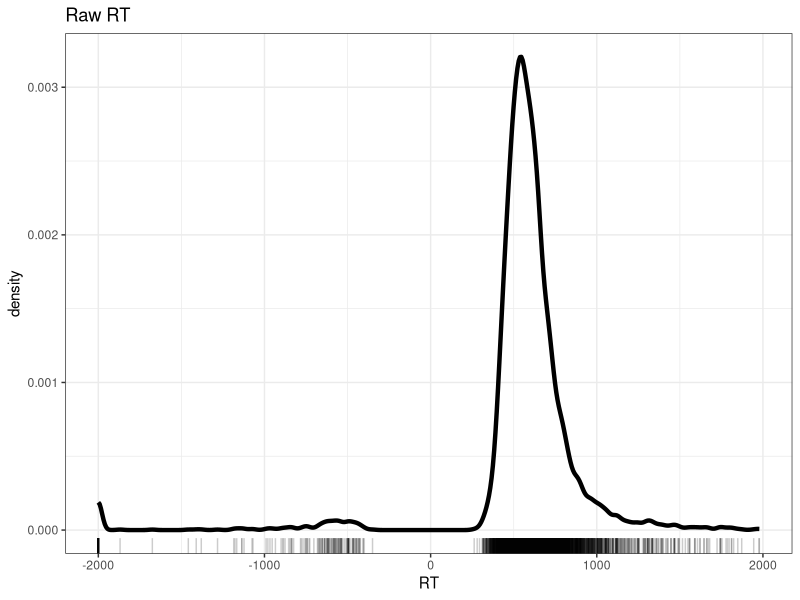
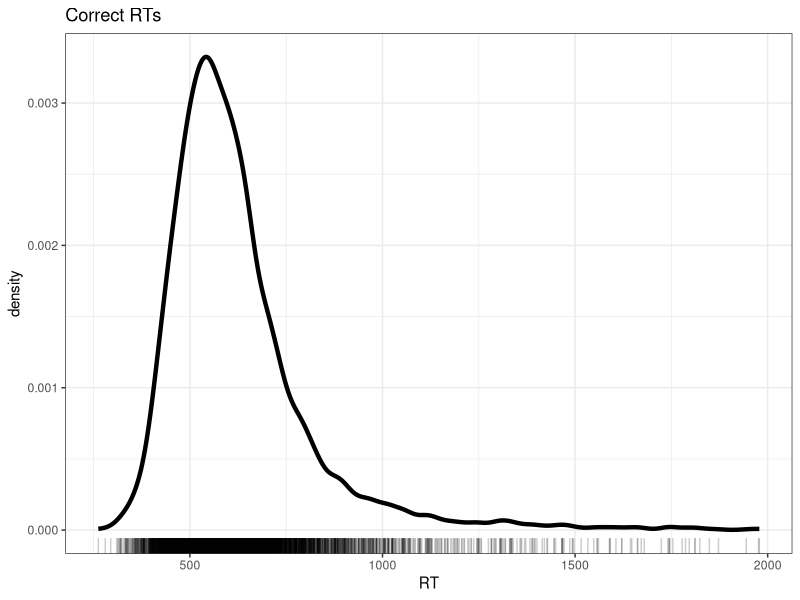
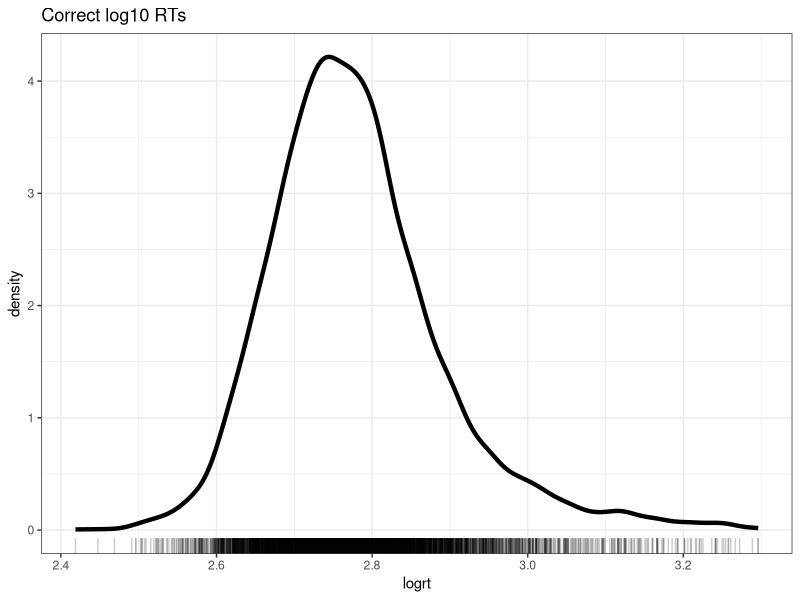
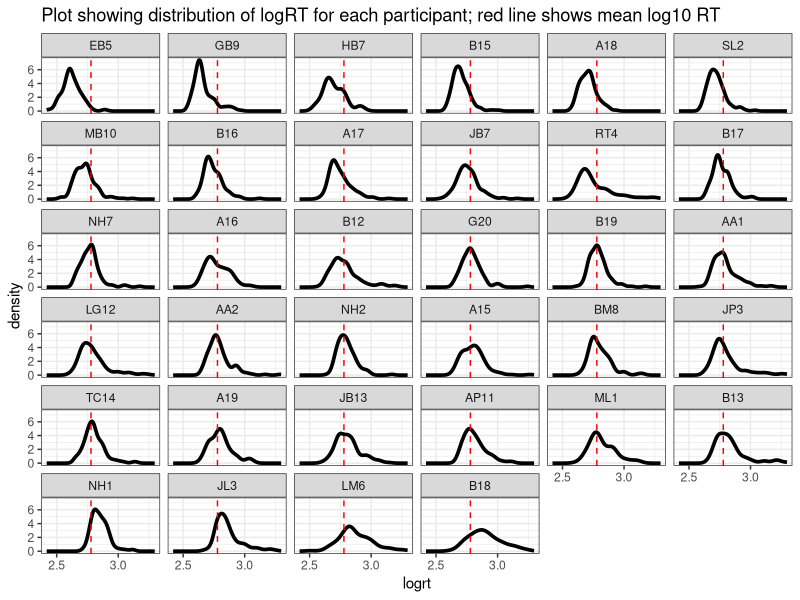

Source code (R) for these figures, in order: (Note: this script raises an error after producing the figures.)
## ---- chunk 1
library(broom)
library(gridExtra)
library(here)
library(lme4)
library(tidyverse)
## ---- chunk 2
ML.all <- read_csv("subjects.behaviour.words-310114.csv", na = "-999")
## ---- chunk 3
#| label: fig-rt-all-density
#| fig-cap: "Density plot showing word recognition reaction time, correct and incorrect responses"
#| fig-alt: "Density plot showing word recognition reaction time, correct and incorrect responses. The figure shows a black line, a curve peaking over RT = about 500 but ranging between -2000 and +2000. Under the curve, a series of black tick marks are shown under the x-axis border."
#| warning: false
#| message: false
#| fig-height: 5
#| fig-width: 5
ML.all %>%
  ggplot(aes(x = RT)) +
  geom_density(size=1.5) +
  geom_rug(alpha = .2) +
  ggtitle("Raw RT") +
  theme_bw()  
## ---- chunk 4
#| label: filter
ML.all.correct <- filter(ML.all, RT >= 200)
## ---- chunk 5
#| label: length-check
length(ML.all$RT)
length(ML.all.correct$RT)
## ---- chunk 6
#| label: fig-rt-correct-density
#| fig-cap: "Density plot showing word recognition reaction time, correct responses only"
#| fig-alt: "Density plot showing word recognition reaction time, correct and incorrect responses. The figure shows a black line, a curve peaking over RT = about 500 now ranging between 0 and +2000. Under the curve, a series of black tick marks are shown under the x-axis border. The skew towards high values is now more obvious."
#| warning: false
#| message: false
#| fig-height: 5
#| fig-width: 5
ML.all.correct %>%
  ggplot(aes(x = RT)) +
  geom_density(size=1.5) + 
  geom_rug(alpha = .2) +
  ggtitle("Correct RTs") +
  theme_bw()
## ---- chunk 7
#| label: log-transform
ML.all.correct$logrt <- log10(ML.all.correct$RT)			
## ---- chunk 8
#| label: fig-rt-correct-log-density
#| fig-cap: "Density plot showing log10 transformed reaction time, correct responses only"
#| fig-alt: "Density plot showing word recognition reaction time, correct and incorrect responses. The figure shows a black line, a curve peaking over logrt = about 2.8 ranging between 2.4 and 3.5. Under the curve, a series of black tick marks are shown under the x-axis border. The skew towards high values is now considerably reduced."
#| warning: false
#| message: false
#| fig-height: 5
#| fig-width: 5
ML.all.correct %>%
  ggplot(aes(x = logrt)) +
  geom_density(size = 1.5) + 
  geom_rug(alpha = .2) +
  ggtitle("Correct log10 RTs") +
  theme_bw()
## ---- chunk 9
#| label: fig-rt-correct-log-den-by-subj
#| fig-cap: "Density plot showing log10 transformed reaction time, correct responses, separately for each participant"
#| fig-alt: "The figure presents a grid of density plots showing log10 transformed reaction time, correct responses, separately for each participant. A dashed red line is drawn through all plots, indicating the mean RT. The curves vary in both the location of the peak and in the shape of the curve."
#| warning: false
#| message: false
#| fig-height: 10
#| fig-width: 8
ML.all.correct %>%
  group_by(subjectID) %>%
  mutate(mean_logrt = mean(logrt, na.rm = TRUE)) %>%
  ungroup() %>%
  mutate(subjectID = fct_reorder(subjectID, mean_logrt)) %>%
  ggplot(aes(x = logrt)) +
  geom_density(size = 1.25) +
  facet_wrap(~ subjectID) +
  geom_vline(xintercept = 2.778807, colour = "red", linetype = 2) +
  scale_x_continuous(breaks = c(2.5,3)) +
  ggtitle("Plot showing distribution of logRT for each participant; red line shows mean log10 RT") +
  theme_bw()
## ---- chunk 10
ML.all.correct.lm  <- lm(logrt ~
                             
                             LgSUBTLCD,     
                           
                           data = ML.all.correct)

summary(ML.all.correct.lm)
## ---- chunk 11
ML.all.correct.lmer  <- lmer(logrt ~

                           LgSUBTLCD +

                           (LgSUBTLCD + 1|subjectID) +

                           (1|item_name),

                         data = ML.all.correct)

summary(ML.all.correct.lmer)
## ---- chunk 12
lmer.all.si <- lmer(RT ~  Lg.UK.CDcount + 
                         (Lg.UK.CDcount + 1||subjectID) +
                         (1|item_name),
             
             data = long.all.noNAs)

summary(lmer.all.si)
## ---- chunk 13
lmer.all.2 <- lmer(RT ~  Length + 
                     (Length + 1||subjectID) +
                     (1|item_name),
                   
                   data = long.all.noNAs)

summary(lmer.all.2)
## ---- chunk 14
# -- First fit the model for each child
freqperchildlm <- long.all.noNAs %>%
  group_by(subjectID) %>% 
  do(tidy(lm(RT ~ Lg.UK.CDcount, data=.)))

# -- What does freqperchildlm hold: take a look?

# -- Make sure you can treat term as a factor
freqperchildlm$term <- as.factor(freqperchildlm$term)

# -- Get the intercept and frequency effect estimates
freqperchildlmint <- filter(freqperchildlm, term == '(Intercept)')
freqperchildlmfreq <- filter(freqperchildlm, term == 'Lg.UK.CDcount')

# -- Make the intercepts plots: order by size
pfreqperchildlmint <- freqperchildlmint %>%
  ggplot(aes(x = fct_reorder(subjectID, estimate), y = estimate, ymin = estimate - std.error, ymax = estimate + std.error)) + 
  geom_point() + geom_linerange() + 
  theme_bw() + 
  xlab("Intercepts in order of size") +
  ylab("Estimated intercept +/- SE") + 
  theme(axis.title.y = element_text(size = 10), 
        axis.text.y = element_text(size = 5), 
        axis.text.x = element_blank(), 
        panel.grid = element_blank())

# -- Make the slopes plots: order by size
pfreqperchildlmfreq <- freqperchildlmfreq %>%
  ggplot(aes(x = fct_reorder(subjectID, estimate), y = estimate, ymin = estimate - std.error, ymax = estimate + std.error)) + 
  geom_point() + geom_linerange() + 
  theme_bw() + 
  xlab("Frequency effect coefficient in order of size") +
  ylab("Estimated coefficient for the frequency effect +/- SE") + 
  theme(axis.title.y = element_text(size = 10), 
        axis.text.y = element_text(size = 5), 
        axis.text.x = element_blank(), 
        panel.grid = element_blank())

# -- Make a grid to show the plots side by side: in 2 columns
grid.arrange(pfreqperchildlmint, pfreqperchildlmfreq,
             ncol = 2) 
## ---- chunk 15
lmer.all.1 <- lmer(RT ~  Lg.UK.CDcount + (Lg.UK.CDcount + 1||subjectID),
                   
                   data = long.all.noNAs)
## ---- chunk 16
BLUPS <- ranef(lmer.all.1)$subjectID
# summary(BLUPS)

BLUPS.df <- data.frame(subjectID = rownames(BLUPS), 
                       intercepts = BLUPS[,1], 
                       frequency = BLUPS[,2])
# summary(BLUPS.df)
# str(BLUPS.df)

p.BLUPS.intercepts <- BLUPS.df %>%
  ggplot(aes(x = intercepts)) +
  geom_histogram() + 
  ggtitle("(a.) Adjustment by child") +
  xlab("In the intercept") +
  geom_vline(xintercept = 0, colour = "red", size = 1.5) +
  theme_bw()

p.BLUPS.slopes <- BLUPS.df %>%
  ggplot(aes(x = frequency)) +
  geom_histogram() + 
  ggtitle("(b.) Adjustment by child") +
  xlab("In the frequency slope (coefficient)") +
  geom_vline(xintercept = 0, colour = "red", size = 1.5) +
  theme_bw()

grid.arrange(p.BLUPS.intercepts, p.BLUPS.slopes,
             ncol = 2
)
## ---- chunk 17
# -- Fit different kinds of mixed-effects model, then plot the resulting differences in model predictions

lmer.all.1 <- lmer(RT ~  Lg.UK.CDcount + (Lg.UK.CDcount + 1||subjectID),
                   
                   data = long.all.noNAs)

# summary(lmer.all.1)

lmer.all.2 <- lmer(RT ~  Lg.UK.CDcount + (1|subjectID),
                   
                   data = long.all.noNAs)

# summary(lmer.all.2)

lmer.all.3 <- lmer(RT ~  Lg.UK.CDcount + (Lg.UK.CDcount + 0|subjectID),
                   
                   data = long.all.noNAs)

# summary(lmer.all.3)
## ---- chunk 18
# -- get predictions

long.all.noNAs$pred1 <- predict(lmer.all.1) ## individual level
long.all.noNAs$pred2 <- predict(lmer.all.2) ## individual level
long.all.noNAs$pred3 <- predict(lmer.all.3) ## individual level

# -- show predictions as slopes on top of raw data

p.slopes.intercepts <- long.all.noNAs %>%
  ggplot(aes(x = Lg.UK.CDcount, y = RT)) +
  geom_point(alpha = .25, colour = "darkgrey") +
  geom_line(aes(y = pred1, group = subjectID), colour="red", alpha = .4) +
  ggtitle("(c.)\n(Lg.UK.CDcount + 1||subjectID)") +
  xlab("Frequency (Lg.UK.CDcount)") +
  xlim(0,5) +
  theme_bw()

p.intercepts <- long.all.noNAs %>%
  ggplot(aes(x = Lg.UK.CDcount, y = RT)) +
  geom_point(alpha = .25, colour = "darkgrey") +
  geom_line(aes(y = pred2, group = subjectID), colour="red", alpha = .4) +
  ggtitle("(a.)\n(1|subjectID)") +
  xlab("Frequency (Lg.UK.CDcount)") +
  xlim(0,5) +
  theme_bw()

p.slopes <- long.all.noNAs %>%
  ggplot(aes(x = Lg.UK.CDcount, y = RT)) +
  geom_point(alpha = .25, colour = "darkgrey") +
  geom_line(aes(y = pred3, group = subjectID), colour="red", alpha = .4) +
  ggtitle("(b.)\n(Lg.UK.CDcount + 0|subjectID)") +
  xlab("Frequency (Lg.UK.CDcount)") +
  xlim(0,5) +
  theme_bw()

grid.arrange(p.intercepts, p.slopes, p.slopes.intercepts, 
             ncol = 3)
## ---- chunk 19
wperitemlm <- long.all.noNAs %>% 
  group_by(item_name) %>% 
  do(tidy(lm(RT ~ 1, data=.)))
wperitemlm$term <- as.factor(wperitemlm$term)
# wperitemlm
## ---- chunk 20
pwperitemlmint <- ggplot(wperitemlm, aes(x = fct_reorder(item_name, estimate), y = estimate, ymin = estimate - std.error, ymax = estimate + std.error))
pwperitemlmint + 
  geom_point() +
  geom_linerange() + 
  theme_bw() + 
  ylab("Estimated coefficient +/- SE") + 
  xlab("Per-item estimates of intercept, ordered by intercept estimate size") +
  theme(axis.title.y = element_text(size = 10), 
        axis.text.y = element_text(size = 5), 
        axis.text.x = element_blank(), panel.grid = element_blank())
